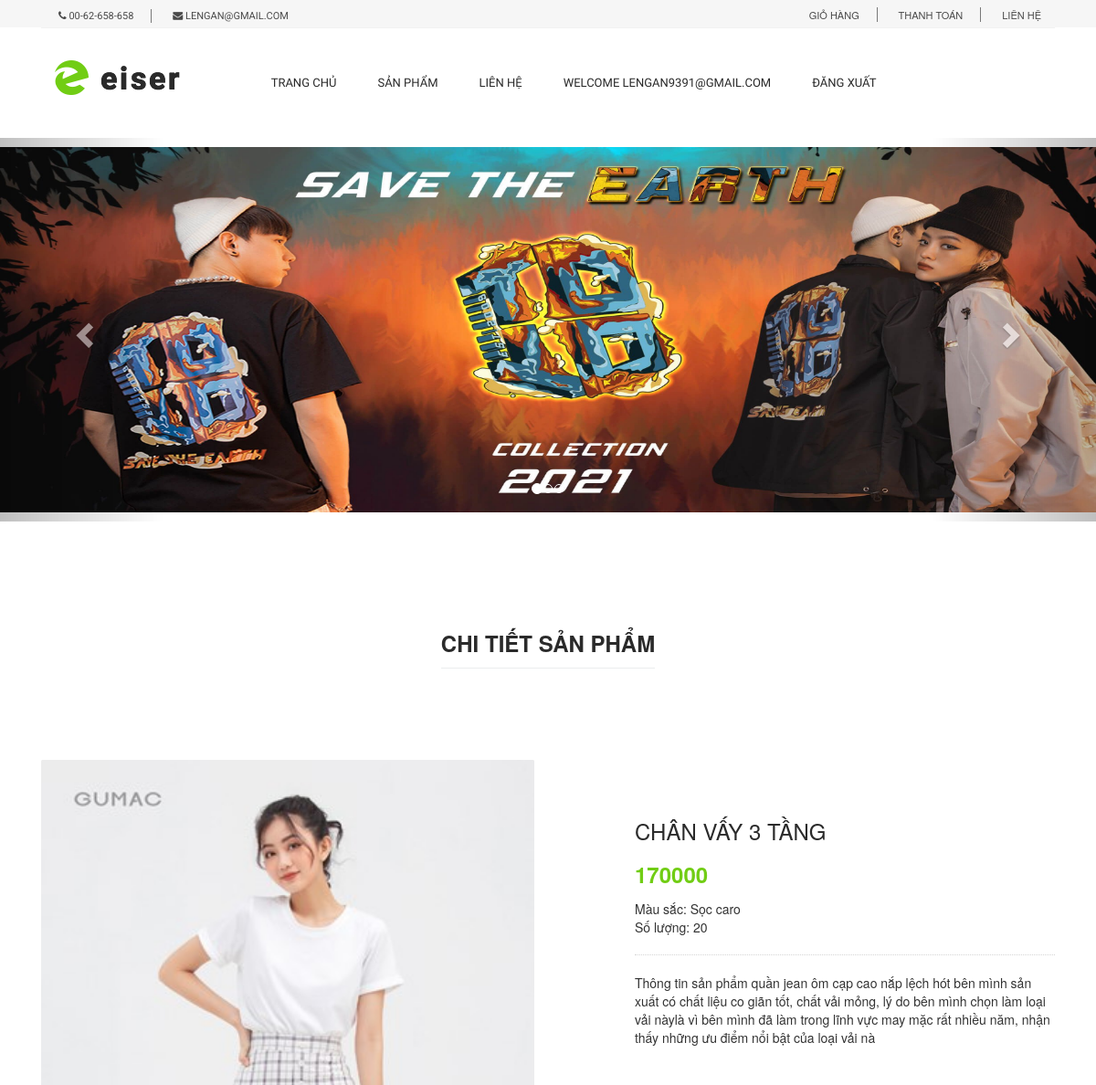
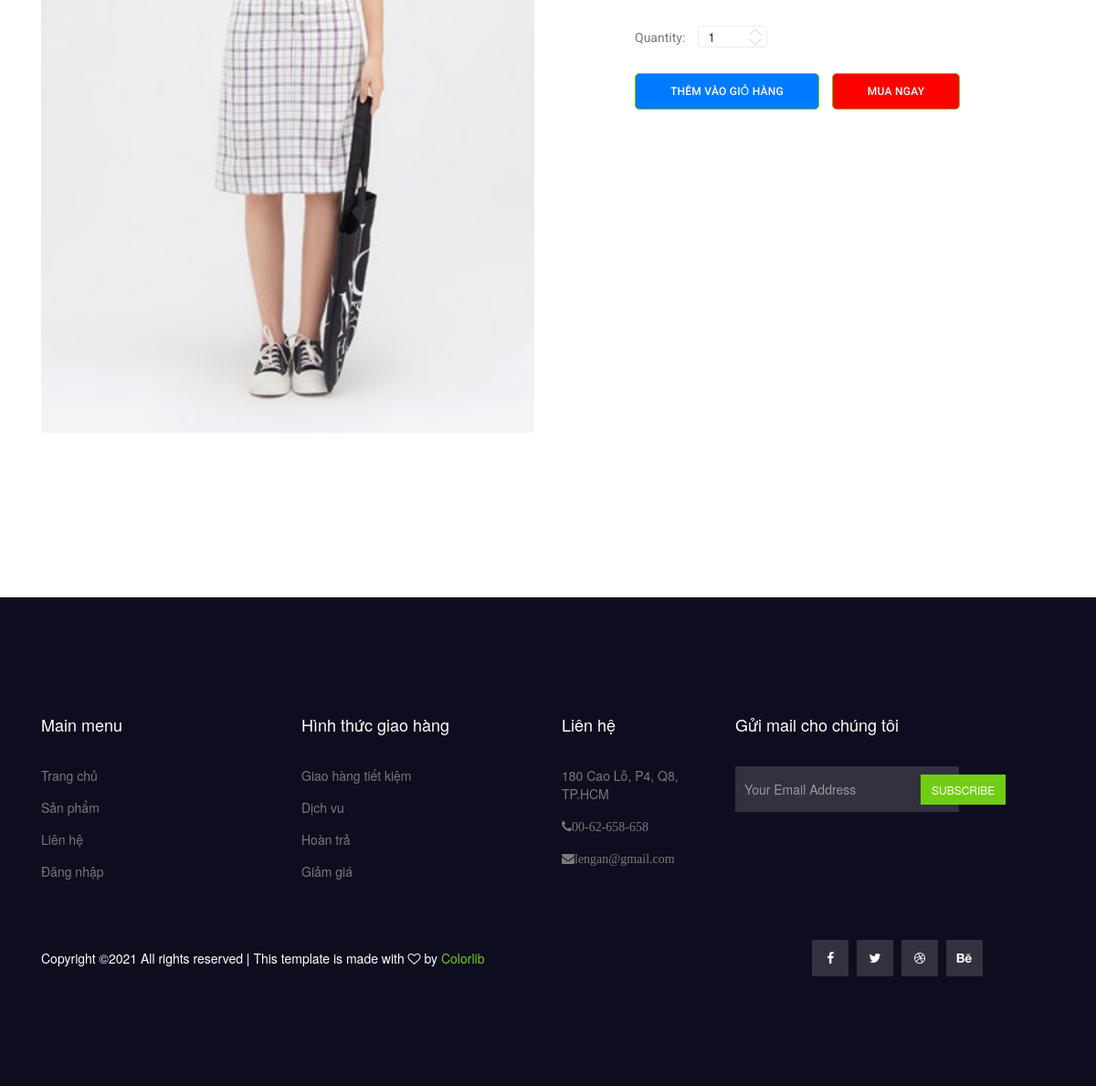
The app's page /view/ChiTiet-SP.php?id=17 (signed in) with its own data (2 pictures, top to bottom).
### tables this page shows
CREATE TABLE `sanpham` (
  `masp` int(11) NOT NULL,
  `tensp` varchar(50) NOT NULL,
  `giamoi` double NOT NULL,
  `giacu` double DEFAULT NULL,
  `mota` varchar(255) NOT NULL,
  `soluong` int(11) NOT NULL,
  `mausac` varchar(20) NOT NULL,
  `hinh` char(50) NOT NULL,
  `madm` char(10) NOT NULL
);

### view/ChiTiet-SP.php (the view)
<!DOCTYPE html>
<html lang="en">
  <head>
    <?php
        include 'layout/header.php';
    ?>
  </head>
  <body>
    <?php
      include 'layout/menu.php';
    ?>
    <?php
      include 'layout/banner.php';
    ?>
    <section class="feature_product_area section_gap_bottom_custom">
      <div class="container" style="margin-top: 100px;">
        <div class="row justify-content-center">
          <div class="col-lg-12">
            <div class="main_title">
              <h2><span>CHI TIẾT SẢN PHẨM </span></h2>
            </div>
          </div>
        </div>
      </div>
    </section>
    <div class="product_image_area" style="margin-top: -150px;">
      <div class="container">
        <div class="row s_product_inner">
          <div class="col-lg-6">
            <?php
               $servername = "localhost:4306";
               $username = "root";
               $password = "";
               $dbname="thweb";
               try{
                   $conn = new PDO("mysql:host=$servername;dbname=$dbname", $username, $password);
                   $id=$_GET['id'];
                   $stmt = $conn->prepare("SELECT hinh FROM  sanpham where masp=:masp");
                   $stmt->bindParam(':masp', $id);
                   $stmt->execute();
                   $sanphams = $stmt->fetchAll(PDO::FETCH_ASSOC);
                   if($sanphams){
                    foreach($sanphams as $sanpham){
                      echo'<div class="s_product_img">';
                      echo'<img class="card-img" src="'.$sanpham['hinh'].'" alt="" />';
                      echo'</div>';
                    }
                  }
                } catch(PDOException $e) {
                  echo "thanh cong" . $e->getMessage();
                }finally{
                  $conn = null;
              }
            ?>
          </div>
          <div class="col-lg-5 offset-lg-1">
            <div class="s_product_text">
            <?php
               $servername = "localhost:4306";
               $username = "root";
               $password = "";
               $dbname="thweb";
               try{
                   $conn = new PDO("mysql:host=$servername;dbname=$dbname", $username, $password);
                   $id=$_GET['id'];
                   $stmt = $conn->prepare("SELECT tensp, giamoi, mausac, soluong , mota FROM  sanpham where masp=:masp");
                   $stmt->bindParam(':masp', $id);
                   $stmt->execute();
                   $sanphams = $stmt->fetchAll(PDO::FETCH_ASSOC);
                   if($sanphams){
                    foreach($sanphams as $sanpham){
                      echo' <h3>'.$sanpham['tensp'].'</h3>';
                      echo'<h2>'.$sanpham['giamoi'].'</h2>';
                      echo'<div>Màu sắc: '.$sanpham['mausac'].'</div>';
                      echo'<div>Số lượng: '.$sanpham['soluong'].'</div>';
                      echo'<p>'.$sanpham['mota'].'</p>';
                    }
                  }
                } catch(PDOException $e) {
                  echo "thanh cong" . $e->getMessage();
                }finally{
                  $conn = null;
              }
            ?>
              <div class="product_count">
                <label for="qty">Quantity:</label>
                <input
                  type="text"
                  name="qty"
                  id="sst"
                  maxlength="12"
                  value="1"
                  title="Quantity:"
                  class="input-text qty"
                />
                <button
                  onclick="var result = document.getElementById('sst'); var sst = result.value; if( !isNaN( sst )) result.value++;return false;"
                  class="increase items-count"
                  type="button"
                >
                  <i class="lnr lnr-chevron-up"></i>
                </button>
                <button
                  onclick="var result = document.getElementById('sst'); var sst = result.value; if( !isNaN( sst ) &amp;&amp; sst > 0 ) result.value--;return false;"
                  class="reduced items-count"
                  type="button"
                >
                  <i class="lnr lnr-chevron-down"></i>
                </button>
              </div>
              <div class="card_area">
                <a class="main_btn" href="../view/giohang.php"style="background:#007bff;" >Thêm vào giỏ hàng</a>
                <a class="main_btn" href="../view/Thanhtoan.php" style="background:red;">Mua ngay</a>
              </div>
            </div>
          </div>
        </div>
      </div>
    </div>
    <section class="product_description_area">
    </section>
    <?php
        include 'layout/footer.php';
    ?>
  </body>
</html>

### view/css/style.css (style rules this page uses)
body { line-height:24px;font-size:14px;font-family:"Roboto",sans-serif;font-weight:normal;color:#797979 }
h1,h2,h3,h4,h5,h6 { font-family:"Heebo",sans-serif;color:#2a2a2a;font-weight:500 }
a { text-decoration:none;transition:all 0.3s ease-in-out }
.section_gap_bottom_custom { padding-bottom:70px }
.main_title { text-align:center;margin-bottom:75px }
.main_title h2 { font-size:24px;color:#2a2a2a;margin-bottom:30px;font-weight:700;text-transform:uppercase }
.main_title h2 span { position:relative;display:inline-block }
.main_title h2 span:after { content:'';position:absolute;left:0px;bottom:-15px;width:100%;height:1px;background:#ebedee }
h2 { font-size:30px }
h3 { font-size:24px }
.main_btn { display:inline-block;background:#71cd14;padding:0px 32px;letter-spacing:0.25px;color:#fff;font-family:"Roboto",sans-serif;font-size:12px;font-weight:500;line-height:44px;outline:none !important;box-shadow:none !important;text-align:center;border:1px solid #71cd14;cursor:pointer;text-transform:uppercase;transition:all 300ms linear 0s;border-radius:5px }
.product_image_area { padding-top:120px }
.s_product_text { margin-left:-15px;margin-top:65px }
.s_product_text h3 { font-size:24px;font-weight:500;color:#2a2a2a;margin-bottom:10px }
.s_product_text h2 { font-size:24px;font-weight:bold;color:#71cd14;margin-bottom:15px }
.s_product_text p { padding-top:20px;border-top:1px dotted #d5d5d5;margin-top:20px;margin-bottom:70px }
.s_product_text .card_area .main_btn { line-height:38px;padding:0px 38px;text-transform:uppercase;margin-right:10px }
.product_count { display:inline-block;position:relative;margin-bottom:24px }
.product_count label { font-size:14px;color:#797979;font-family:"Roboto",sans-serif;font-weight:normal;padding-right:10px }
.product_count input { width:76px;border:1px solid #eeeeee;border-radius:3px;padding-left:10px }
.product_count button { display:block;border:none;background:transparent;box-shadow:none;cursor:pointer;position:absolute;right:0px;font-size:14px;color:#cccccc;transition:all 300ms linear 0s }
.product_count .increase { top:-4px }
.product_count .reduced { bottom:-1px }
.product_description_area { padding-bottom:120px;margin-top:60px }

### records on screen
sanpham: hinh (picture), tensp "CHÂN VẤY 3 TẦNG", giamoi "170000", mausac "Sọc caro", soluong "20", mota "Thông tin sản phẩm quần jean ôm cạp cao nắp lệch hót bên mình sản xuất có chất liệu co giãn tốt, chất vải mỏng, lý do bên mình chọn làm loại vải nàylà vì bên mình đã làm trong lĩnh vực may mặc rất nhiều năm, nhận thấy những ưu điểm nổi bật của loại vải nà"

### other values on screen
$_SESSION["txt_username"] "LENGAN9391@GMAIL.COM"
